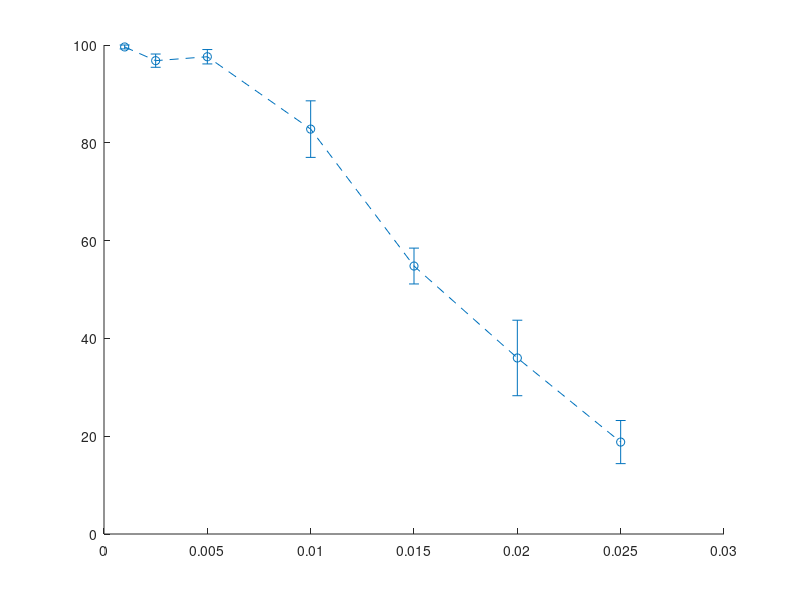

Recreate this plot in MATLAB. (Note: this script raises an error after producing the figure.)
function parametricFlowGraphs()

close all;

FlowVel = [0.001,0.0025, 0.005, 0.01, 0.015, 0.02, 0.025];
AvgPercent = [99.6,96.8,97.6,82.8,54.8,36,18.8];
Minpercent = [98,92,92,64,44,20,8];
MaxPercent = [100,100,100,96,64,60,34];
STDFlowErr = [0.4,1.356465997,1.469693846,5.782732918,3.666060556,7.720103626,4.409081537];

particleSize = [50, 75, 100, 125, 150, 175,200];
sizePercent = [69.33333333,80.66666667,79.33333333,70.66666667,68.66666667,63.33333333,74.66666667];
MinSizepercent = [64,68,68,70,60,56,66];
MaxSizepercent = [74,88,86,72,84,70,90];
STDSizeErr = [2.905932629,6.359594676,5.696002497,0.666666667,7.688375063,4.05517502,7.688375063];

MagForce = [1,1.5,2,2.25];
MFNFPercent = [98.4,100,98.8,99.6];
MinMFNFpercent = [94,100,98,98];
MaxMFNFpercent = [100,100,100,100];
STDMFNFErr = [1.166190379,0,0.489897949,0.4];
MFFPercent = [85.6,87.6,98.8,96.4];
MinMFFpercent = [72,74,98,92];
MaxMFFpercent = [100,100,100,100];
STDMFFErr = [4.489988864,5.635601121,0.489897949,1.469693846];



%Flow
figFlow = figure;

% Create axes
axes1 = axes('Parent',figFlow);
hold(axes1,'on');

% Create multiple line objects using matrix input to plot
%plot1 = plot(FlowVel,AvgPercent,'.-');
%set(plot1,'DisplayName','Percentage of particles reaching the goal state');

%data1 = errorbar(FlowVel,AvgPercent,AvgPercent - Minpercent,MaxPercent - AvgPercent);
data1 = errorbar(FlowVel,AvgPercent,STDFlowErr,'o--','MarkerSize',4,'MarkerEdgeColor','black','MarkerFaceColor','red');
data1.Color = 'black';
set(data1,'DisplayName','Percentage of particles reaching the goal state');

% Create ylabel
ylabel('Percentage');
ylim([0,100]);

% Create xlabel
xlabel('Flow (m/s)');

% Create title
title('Percentage of particles reaching the goal state');

box(axes1,'on');
grid(axes1,'on');
hold(axes1,'off');
% Create legend
legend(axes1,'show','Location','southwest');

%--------------------------------------------------------------------------

%ParticleSize
figSize = figure;

% Create axes
axes2 = axes('Parent',figSize);
hold(axes2,'on');

% Create multiple line objects using matrix input to plot
%plot2 = plot(particleSize,sizePercent,'.-');
%set(plot2,'DisplayName','Percentage of particles reaching the goal state');

%data2 = errorbar(particleSize,sizePercent,sizePercent - MinSizepercent,MaxSizepercent - sizePercent);
data2 = errorbar(particleSize,sizePercent,STDSizeErr,'o--','MarkerSize',4,'MarkerEdgeColor','black','MarkerFaceColor','blue');
data2.Color = 'black';
set(data2,'DisplayName','Percentage of particles reaching the goal state');

% Create ylabel
ylabel('Percentage');
ylim([0,100]);

% Create xlabel
xlabel('Length of particle chain in whole particles');

% Create title
title('Effect of particle chain length on particle control');

box(axes2,'on');
grid(axes2,'on');
hold(axes2,'off');
% Create legend
legend(axes2,'show','Location','southwest');

%--------------------------------------------------------------------------

%MagForce
figMag = figure;

% Create axes
axes3 = axes('Parent',figMag);
hold(axes3,'on');

% Create multiple line objects using matrix input to plot
%plot3 = plot(MagForce,MFFPercent,'.-');
%set(plot3,'DisplayName','Flow 0.01m/s Percentage of particles reaching the goal state');
%plot3a = plot(MagForce,MFNFPercent,'.-');
%set(plot3a,'DisplayName','NoFlow Percentage of particles reaching the goal state');

%data3 = errorbar(MagForce,MFNFPercent,MFNFPercent - MinMFNFpercent,MaxMFNFpercent - MFNFPercent);
%data3 = errorbar(MagForce,MFNFPercent,STDMFNFErr);
%set(data3,'DisplayName','NoFlow Percentage of particles reaching the goal state');
%data3a = errorbar(MagForce,MFFPercent,MFFPercent - MinMFFpercent,MaxMFFpercent - MFFPercent);
data3a = errorbar(MagForce,MFFPercent,STDMFFErr,'o--','MarkerSize',4,'MarkerEdgeColor','black','MarkerFaceColor','magenta');
data3a.Color = 'black';
set(data3a,'DisplayName','Flow 0.01m/s Percentage of particles reaching the goal state');

% Create ylabel
ylabel('Percentage');
ylim([0,100]);

% Create xlabel
xlabel('Magnetic Field Gradient (MA/m^2)');

% Create title
title('Effect of capping the magnetic force on particle control');

box(axes3,'on');
grid(axes3,'on');
hold(axes3,'off');
% Create legend
legend(axes3,'show','Location','southwest');